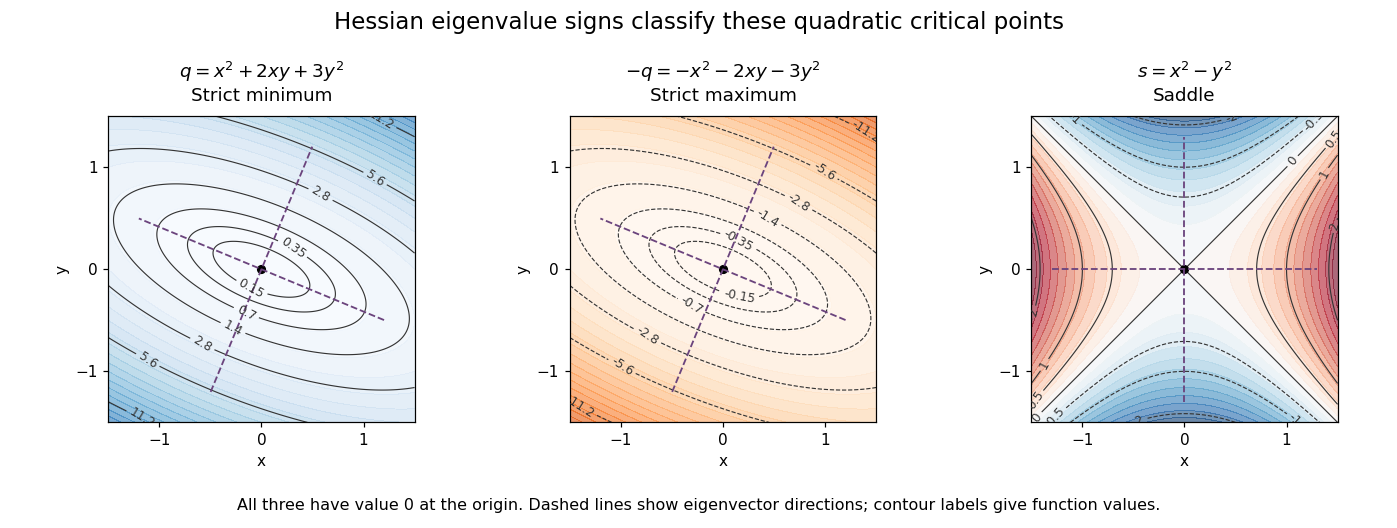

Generate this figure with Python:
"""Quadratic critical-point geometry; write PNG in the current directory."""

from pathlib import Path

import matplotlib
matplotlib.use("Agg")
import matplotlib.pyplot as plt
import numpy as np


def main():
    values = np.linspace(-1.5, 1.5, 301)
    x, y = np.meshgrid(values, values)
    q = x*x + 2*x*y + 3*y*y
    hessian = np.array([[2., 2.], [2., 6.]])
    eigenvalues, eigenvectors = np.linalg.eigh(hessian)
    assert np.allclose(eigenvalues, [4-2*np.sqrt(2), 4+2*np.sqrt(2)])
    assert np.allclose(q, (x+y)**2 + 2*y*y)
    assert np.allclose(hessian @ eigenvectors, eigenvectors * eigenvalues)
    samples = [
        (q, r"$q=x^2+2xy+3y^2$", "Strict minimum", "Blues"),
        (-q, r"$-q=-x^2-2xy-3y^2$", "Strict maximum", "Oranges_r"),
        (x*x-y*y, r"$s=x^2-y^2$", "Saddle", "RdBu_r"),
    ]
    fig, axes = plt.subplots(1, 3, figsize=(12.7, 4.8), dpi=110)
    fig.patch.set_facecolor("white")
    for i, (ax, (z, formula, label, cmap)) in enumerate(zip(axes, samples)):
        if i < 2:
            positive = np.array([.15, .35, .7, 1.4, 2.8, 5.6, 11.2])
            levels = positive if i == 0 else -positive[::-1]
            filled = np.linspace(0, 18, 25) if i == 0 else np.linspace(-18, 0, 25)
        else:
            levels = [-2, -1, -.5, 0, .5, 1, 2]
            filled = np.linspace(-2.3, 2.3, 25)
        ax.contourf(x, y, z, levels=filled, cmap=cmap, alpha=.6, extend="both")
        contour = ax.contour(x, y, z, levels=levels, colors="#343434",
                             linewidths=.75)
        ax.clabel(contour, inline=True, fontsize=8, fmt="%g")
        ax.plot(0, 0, "ko", ms=5)
        directions = eigenvectors.T if i < 2 else np.eye(2)
        for direction in directions:
            ax.plot([-1.3*direction[0], 1.3*direction[0]],
                    [-1.3*direction[1], 1.3*direction[1]],
                    color="#6b447d", ls="--", lw=1.2)
        ax.set_aspect("equal")
        ax.set_xlim(-1.5, 1.5)
        ax.set_ylim(-1.5, 1.5)
        ax.set_xlabel("x")
        ax.set_ylabel("y")
        ax.set_title(formula + "\n" + label, fontsize=12, pad=10)
        ax.set_xticks([-1, 0, 1])
        ax.set_yticks([-1, 0, 1])
    fig.suptitle("Hessian eigenvalue signs classify these quadratic critical points",
                 fontsize=15)
    fig.text(.5, .035,
             "All three have value 0 at the origin. "
             "Dashed lines show eigenvector directions; contour labels give function values.",
             ha="center", fontsize=10.5)
    fig.subplots_adjust(left=.055, right=.98, bottom=.20, top=.78, wspace=.25)
    fig.savefig(Path.cwd() / "hessian-quadratic-critical-points.png",
                facecolor="white", transparent=False)
    plt.close(fig)


if __name__ == "__main__":
    main()
